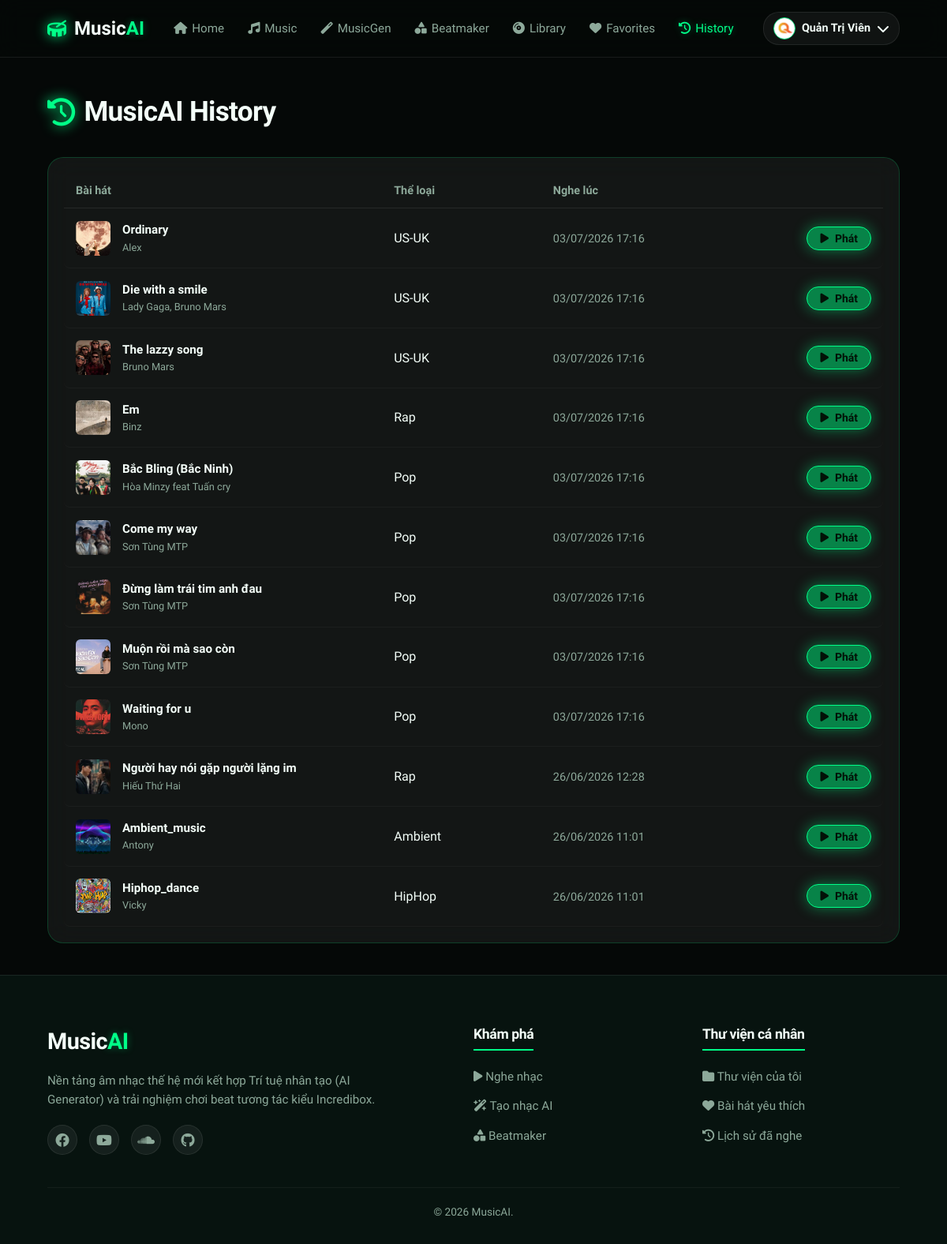
/history.php (signed in), run on an earlier commit of the app's database.
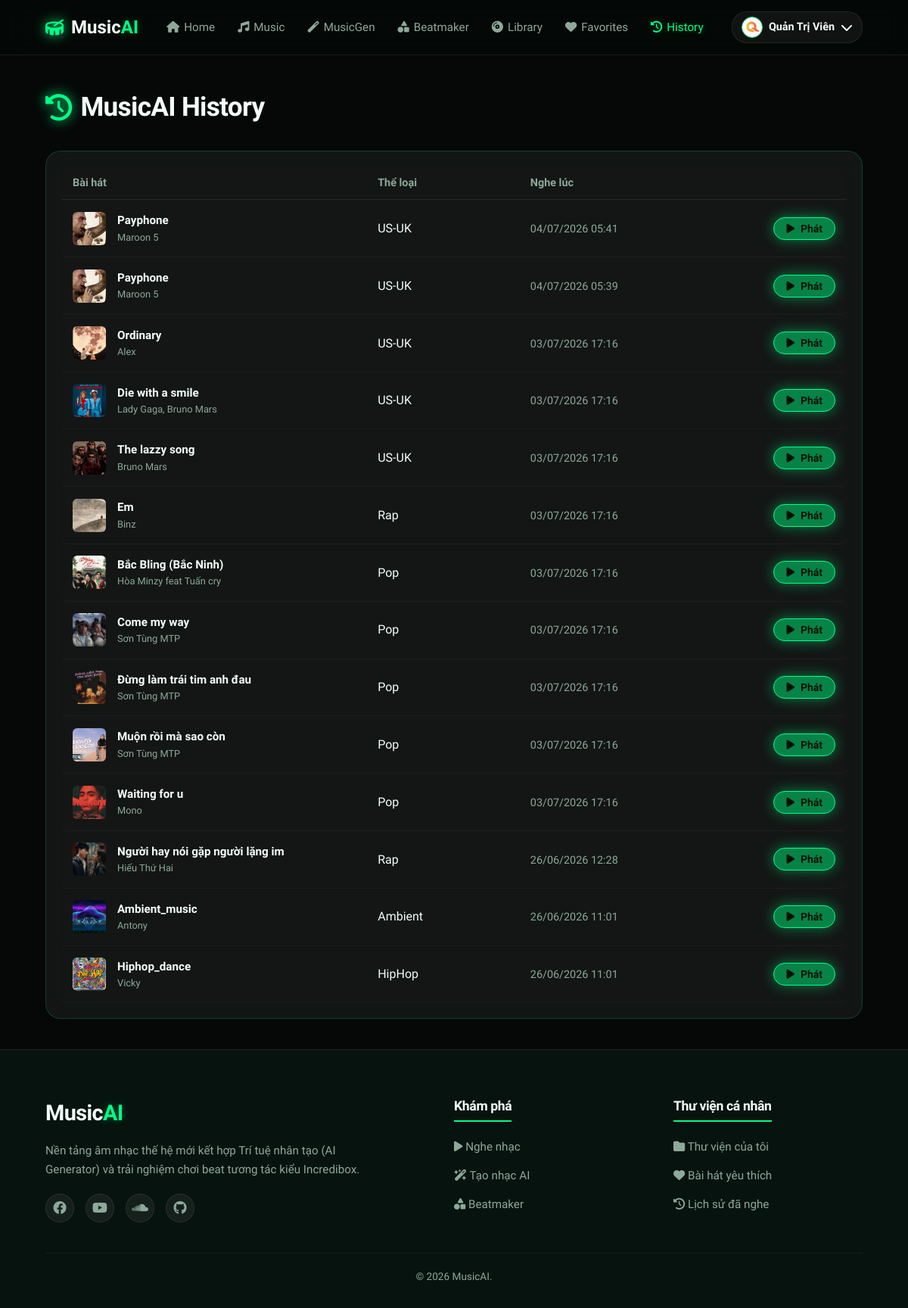
And on a later commit of the database.
### tables this page shows
CREATE TABLE `listening_history` (
  `id` int(11) NOT NULL,
  `user_id` int(11) NOT NULL,
  `song_id` int(11) NOT NULL,
  `listened_at` timestamp NOT NULL DEFAULT current_timestamp()
);

CREATE TABLE `songs` (
  `id` int(11) NOT NULL,
  `title` varchar(150) NOT NULL COMMENT 'Tiêu đề bài hát',
  `artist` varchar(100) NOT NULL COMMENT 'Tên ca sĩ / nhóm nhạc',
  `genre` varchar(50) NOT NULL COMMENT 'Thể loại âm nhạc',
  `audio_file` varchar(255) NOT NULL COMMENT 'Đường dẫn tệp tin âm nhạc (.mp3)',
  `thumbnail` varchar(255) DEFAULT NULL COMMENT 'Đường dẫn ảnh bìa bài hát',
  `plays` int(11) DEFAULT 0 COMMENT 'Tổng số lượt phát nhạc',
  `created_at` timestamp NOT NULL DEFAULT current_timestamp()
);

### config/config.php (called while the page is built, shortened)
<?php
function url($path = '') {
    return BASE_URL . ltrim($path, '/');
}
function sanitize($data) {
    return htmlspecialchars(strip_tags(trim($data)), ENT_QUOTES, 'UTF-8');
}

### history.php (the view, shortened to what the changed rows need)
<?php
require_once __DIR__ . '/includes/header.php';
$user_id = $_SESSION['user']['id'];
$history_songs = [];
if ($db_connected && $conn) {
    try {
        $stmt = $conn->prepare("SELECT s.*, h.listened_at
                                FROM songs s
                                JOIN listening_history h ON s.id = h.song_id
                                WHERE h.user_id = ?
                                ORDER BY h.listened_at DESC
                                LIMIT 50");
        $stmt->execute([$user_id]);
        $history_songs = $stmt->fetchAll();
    } catch (PDOException $e) {
        $history_songs = $fallback_songs;
    }
} else {
    $history_songs = $fallback_songs;
}
?>
<div class="container history-page-container">
    <h2 class="section-title"><i class="fa-solid fa-clock-rotate-left"></i> MusicAI History</h2>
    <?php if (empty($history_songs)): ?>
        <div class="glass-card empty-history">
            <i class="fa-solid fa-headphones-simple"></i>
            <h3>Lịch sử nghe trống</h3>
            <p>Hãy bắt đầu trải nghiệm nghe nhạc để lưu giữ lại những giai điệu bạn đã đi qua.</p>
            <a href="<?php echo url('music.php'); ?>" class="btn btn-primary" style="margin-top: 15px;">Nghe nhạc ngay</a>
        </div>
    <?php else: ?>
        <div class="glass-card history-list-card">
            <div class="history-items">
                <?php
                    $playlist_data = [];
                    foreach ($history_songs as $s) {
                        $cover_src = 'assets/images/default_song.jpg';
                        if (!empty($s['thumbnail'])) {
                            $cover_src = (strpos($s['thumbnail'], 'assets/') === 0 || strpos($s['thumbnail'], 'storage/') === 0)
                                ? $s['thumbnail']
                                : 'storage/thumbnails/' . $s['thumbnail'];
                        }
                        $playlist_data[] = [
                            'id' => $s['id'],
                            'title' => $s['title'],
                            'artist' => $s['artist'],
                            'audio_file' => $s['audio_file'],
                            'thumbnail' => $cover_src
                        ];
                    }
                    $playlist_json = json_encode($playlist_data, JSON_UNESCAPED_UNICODE);
                ?>
                <?php foreach ($history_songs as $song): ?>
                    <?php
                        $cover_src = 'assets/images/default_song.jpg';
                        if (!empty($song['thumbnail'])) {
                            $cover_src = (strpos($song['thumbnail'], 'assets/') === 0 || strpos($song['thumbnail'], 'storage/') === 0)
                                ? $song['thumbnail']
                                : 'storage/thumbnails/' . $song['thumbnail'];
                        }
                        $song_data = [
                            'id' => $song['id'],
                            'title' => $song['title'],
                            'artist' => $song['artist'],
                            'audio_file' => $song['audio_file'],
                            'thumbnail' => $cover_src,
                            'is_favorite' => false
                        ];
                        $song_json = json_encode($song_data, JSON_UNESCAPED_UNICODE);
                        $listened_time = isset($song['listened_at']) ? date('d/m/Y H:i', strtotime($song['listened_at'])) : 'Gần đây';
                    ?>
                    <div class="history-item">
                        <div class="col-track item-track-info">
                            <img src="<?php echo url($cover_src); ?>" alt="Cover" class="history-track-cover">
                            <div class="history-track-meta">
                                <span class="track-title"><?php echo sanitize($song['title']); ?></span>
                                <span class="track-artist"><?php echo sanitize($song['artist']); ?></span>
                            </div>
                        </div>
                        <div class="col-genre">
                            <span class="genre-tag"><?php echo sanitize($song['genre']); ?></span>
                        </div>
                        <div class="col-time">
                            <span class="time-text"><?php echo $listened_time; ?></span>
                        </div>
                        <div class="col-actions">
                            <button class="btn btn-primary btn-sm play-history-btn" onclick='playTrackOnPlayer(<?php echo htmlspecialchars($song_json, ENT_QUOTES, 'UTF-8'); ?>, <?php echo htmlspecialchars($playlist_json, ENT_QUOTES, 'UTF-8'); ?>)'>
                                <i class="fa-solid fa-play"></i> Phát
                            </button>
                        </div>
                    </div>
                <?php endforeach; ?>
            </div>
        </div>
    <?php endif; ?>
</div>
<?php require_once __DIR__ . '/includes/footer.php'; ?>

What changed in the data, as far as the page shows it:
added listening_history: song.thumbnail (picture), song.title "Payphone", song.artist "Maroon 5", song.genre "US-UK", listened_at "04/07/2026 05:41"
added listening_history: song.thumbnail (picture), song.title "Payphone", song.artist "Maroon 5", song.genre "US-UK", listened_at "04/07/2026 05:39"
